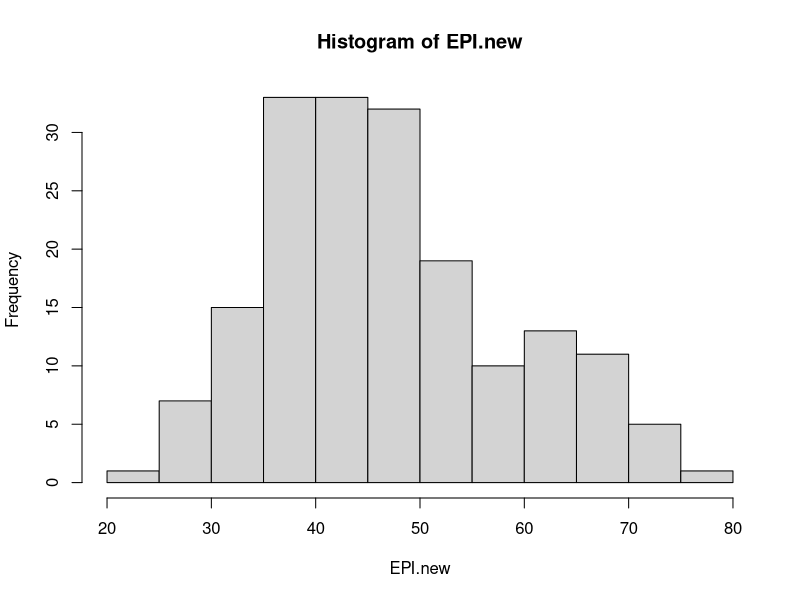
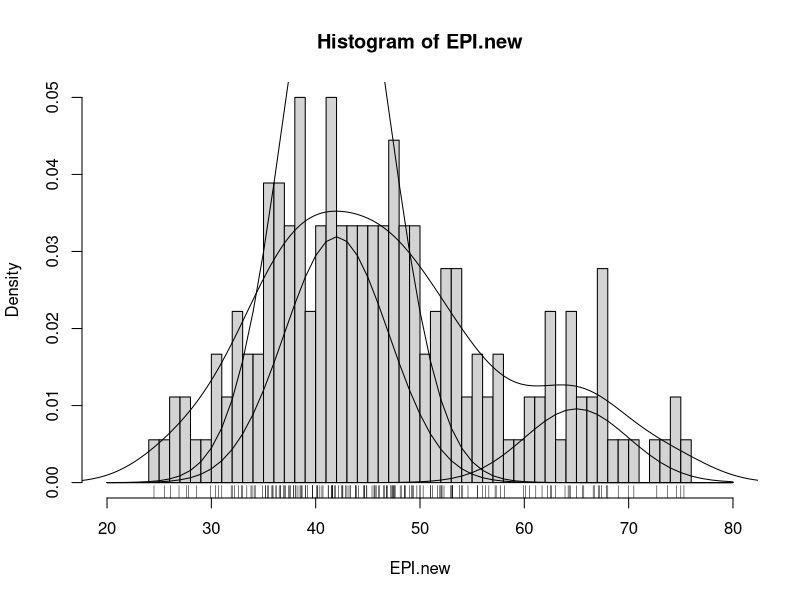

The R script that drew these images, in order:
EPI_data <- read.csv("epi2024results06022024.csv")

attach(EPI_data)

EPI.new

NAs <- is.na(EPI.new)

EPI.new.noNAs <- EPI.new[!NAs]

summary(EPI.new)

fivenum(EPI.new,na.rm=TRUE)

stem(EPI.new)

hist(EPI.new)

#hist(EPI.new, seq(20., 80., 1.0), prob=TRUE)

#lines(density(EPI.new,na.rm=TRUE,bw=1.))

#rug(EPI.new)

#boxplot(EPI.new, APO.new)

#hist(EPI.new, seq(20., 80., 1.0), prob=TRUE)

#lines (density(EPI.new,na.rm=TRUE,bw=1.))

#rug(EPI.new)

hist(EPI.new, seq(20., 80., 1.0), prob=TRUE)

lines (density(EPI.new,na.rm=TRUE,bw="SJ")) 

rug(EPI.new)

x<-seq(20,80,1) 
q<- dnorm(x,mean=42, sd=5,log=FALSE) 
lines(x,q)
lines(x,.4*q) 
q<-dnorm(x,mean=65, sd=5,log=FALSE) 
lines(x,.12*q) 
